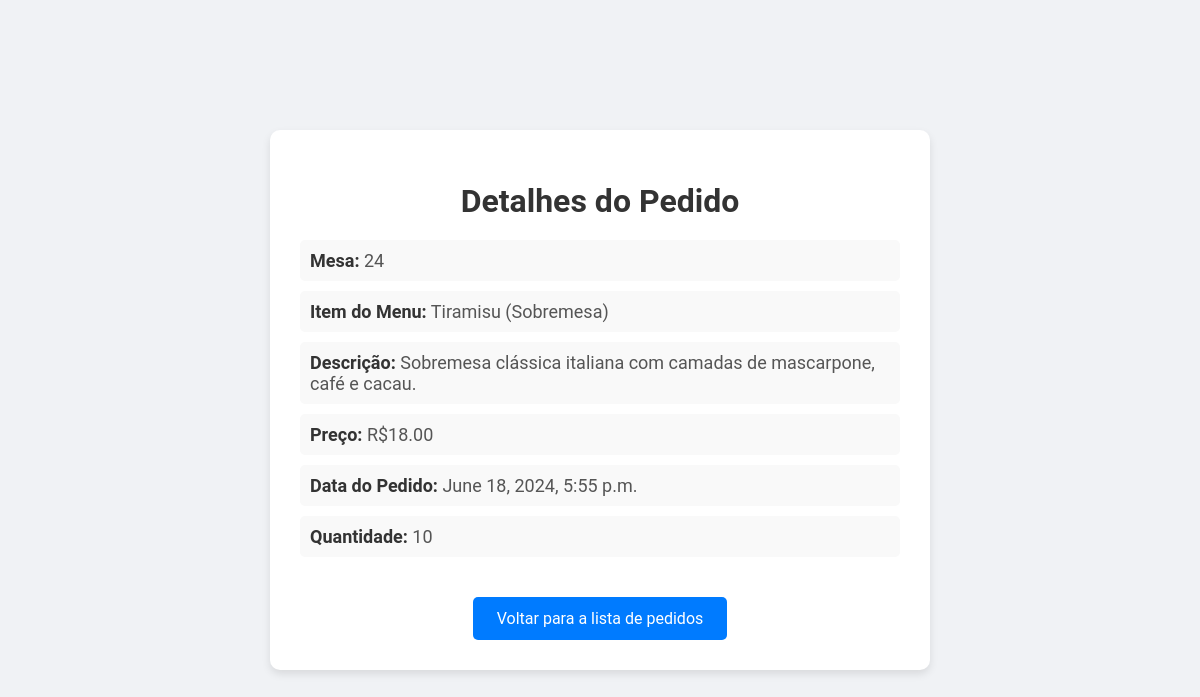
/visualizar/21/, run on the app's committed database.
### menu/models.py (models this page shows, shortened)
class Pedido(models.Model):
    mesa = models.IntegerField()
    menu_item = models.ForeignKey(MenuItem, on_delete=models.CASCADE)
    created_at = models.DateTimeField(auto_now_add=True)
    quantidade = models.IntegerField(default=1)
    concluido = models.BooleanField(default=False)

class MenuItem(models.Model):
    name = models.CharField(max_length=100)
    description = models.TextField()
    price = models.DecimalField(max_digits=10, decimal_places=2)

### menu/views.py (the view)
# urls.py: path('visualizar/<int:pedido_id>/', views.order_detail, name='order_detail'),
def order_detail(request, pedido_id):
    pedido = get_object_or_404(Pedido, pk=pedido_id)
    return render(request, 'menu/order_detail.html', {'pedido': pedido})

### menu/templates/menu/order_detail.html (shortened to what this page needs)
<!DOCTYPE html>
<html lang="en">
<head>
</head>
<body>
    <div class="container">
        <h1>Detalhes do Pedido</h1>
        <div class="order-info">
            <p><strong>Mesa:</strong> {{ pedido.mesa }}</p>
            <p><strong>Item do Menu:</strong> {{ pedido.menu_item.name }}</p>
            <p><strong>Descrição:</strong> {{ pedido.menu_item.description }}</p>
            <p><strong>Preço:</strong> R${{ pedido.menu_item.price }}</p>
            <p><strong>Data do Pedido:</strong> {{ pedido.created_at }}</p>
            <p><strong>Quantidade:</strong> {{ pedido.quantidade }}</p>
        </div>
        <a class="back-link" href="{% url 'order_list' %}">Voltar para a lista de pedidos</a>
    </div>
</body>
</html>

### menu/templates/menu/order_detail.html (style rules this page uses)
body { font-family: 'Roboto', sans-serif; background-color: #f0f2f5; margin: 0; padding: 0; display: flex; justify-content: center; align-items: center; min-height: 100vh; }
.container { background-color: #fff; padding: 30px; border-radius: 10px; box-shadow: 0 4px 8px rgba(0, 0, 0, 0.1); width: 90%; max-width: 600px; text-align: center; }
h1 { color: #333; margin-bottom: 20px; }
p { margin: 10px 0; font-size: 18px; color: #555; text-align: left; }
strong { color: #333; }
.order-info { margin-bottom: 20px; }
.order-info p { background-color: #f9f9f9; padding: 10px; border-radius: 5px; }
.back-link { display: inline-block; margin-top: 20px; padding: 12px 24px; background-color: #007bff; color: white; text-decoration: none; border-radius: 5px; transition: background-color 0.3s ease; }

### data on the page
Pedido: mesa "24", menu_item.name "Tiramisu (Sobremesa)", menu_item.description "Sobremesa clássica italiana com camadas de mascarpone, café e cacau.", menu_item.price "18.00", created_at "June 18, 2024, 5:55 p.m.", quantidade "10"
